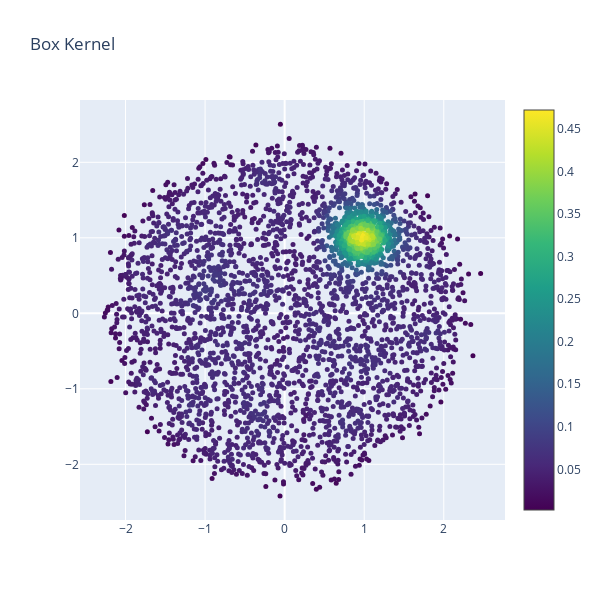
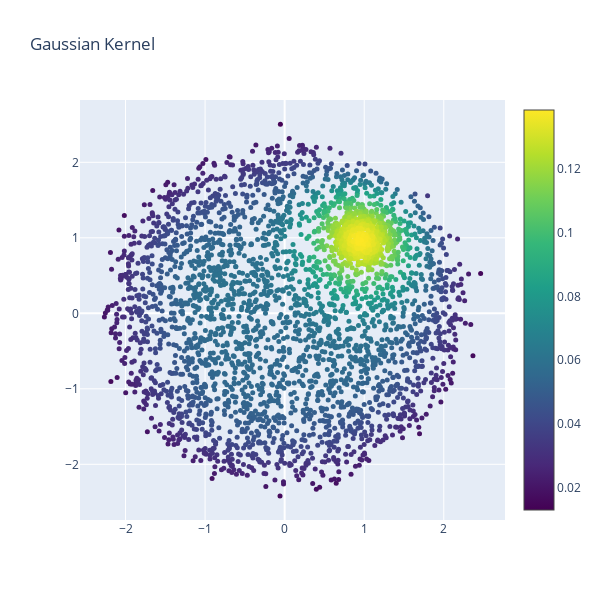
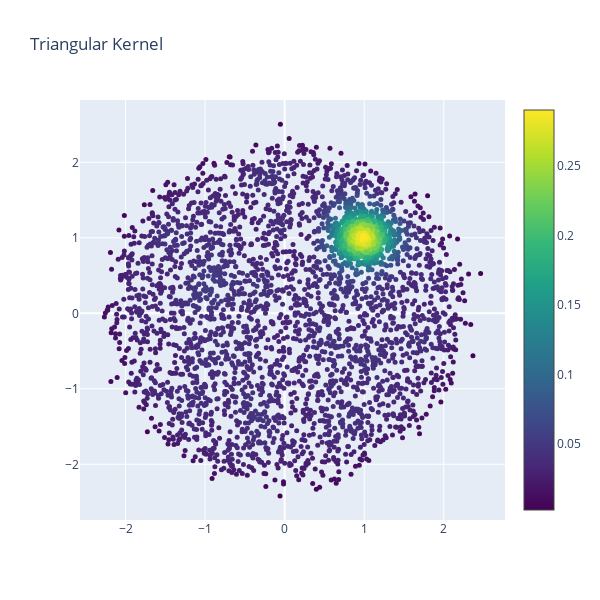

Source (notebook cell) for these figures, in order:
### Code cell
# kde model on data
for kernel in ['box', 'gaussian', 'triangular']:
    kde = KDE(kernel=kernel, bandwidth=0.5)
    kde.fit(p)
    kde.plot(title=kernel.capitalize() + ' Kernel')

### Figure 1 — Plotly figure (JSON) as saved in the notebook; plotly's stock layout.template omitted (floating-point values rounded to 4 significant figures; data arrays with more than 128 entries replaced by an {"elided": "..."} marker saying what was removed)
{"data": [{"marker": {"color": {"elided": "3500 float values"}, "colorscale": [[0, "#440154"], [0.1111, "#482878"], [0.2222, "#3e4989"], [0.3333, "#31688e"], [0.4444, "#26828e"], [0.5556, "#1f9e89"], [0.6667, "#35b779"], [0.7778, "#6ece58"], [0.8889, "#b5de2b"], [1, "#fde725"]], "showscale": true, "size": 5}, "mode": "markers", "type": "scatter", "x": {"elided": "3500 float values"}, "y": {"elided": "3500 float values"}}], "layout": {"height": 600, "title": {"text": "Box Kernel"}, "width": 600}}

### Figure 2 — Plotly figure (JSON) as saved in the notebook; plotly's stock layout.template omitted (floating-point values rounded to 4 significant figures; data arrays with more than 128 entries replaced by an {"elided": "..."} marker saying what was removed)
{"data": [{"marker": {"color": {"elided": "3500 float values"}, "colorscale": [[0, "#440154"], [0.1111, "#482878"], [0.2222, "#3e4989"], [0.3333, "#31688e"], [0.4444, "#26828e"], [0.5556, "#1f9e89"], [0.6667, "#35b779"], [0.7778, "#6ece58"], [0.8889, "#b5de2b"], [1, "#fde725"]], "showscale": true, "size": 5}, "mode": "markers", "type": "scatter", "x": {"elided": "3500 float values"}, "y": {"elided": "3500 float values"}}], "layout": {"height": 600, "title": {"text": "Gaussian Kernel"}, "width": 600}}

### Figure 3 — Plotly figure (JSON) as saved in the notebook; plotly's stock layout.template omitted (floating-point values rounded to 4 significant figures; data arrays with more than 128 entries replaced by an {"elided": "..."} marker saying what was removed)
{"data": [{"marker": {"color": {"elided": "3500 float values"}, "colorscale": [[0, "#440154"], [0.1111, "#482878"], [0.2222, "#3e4989"], [0.3333, "#31688e"], [0.4444, "#26828e"], [0.5556, "#1f9e89"], [0.6667, "#35b779"], [0.7778, "#6ece58"], [0.8889, "#b5de2b"], [1, "#fde725"]], "showscale": true, "size": 5}, "mode": "markers", "type": "scatter", "x": {"elided": "3500 float values"}, "y": {"elided": "3500 float values"}}], "layout": {"height": 600, "title": {"text": "Triangular Kernel"}, "width": 600}}
